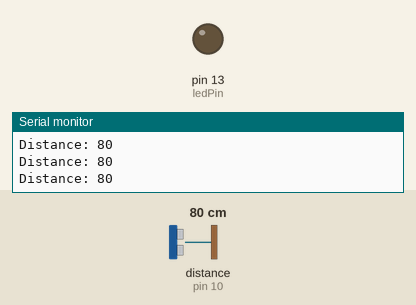
Bench run of a sketch on a simulated Arduino Uno, built with avr-gcc and run on an emulated ATmega328P. Shown: output pins drawn as LEDs (lit = HIGH), the last lines printed to the serial monitor. Wiring (inferred from the names in the program): ultrasonic range finder: trigger pin 9; echo pin 10. Inputs (shaded band) come from the test bench; at power-on: distance to the obstacle (sensor on pin 10) 80 cm. The echo pulse lasts 58.3 µs per cm; pins used as bus, display or sensor lines are not drawn.

Above: at 1.2 s.
1.3 s: distance to the obstacle (sensor on pin 10) set to 23 cm
2.8 s: distance to the obstacle (sensor on pin 10) set to 19 cm
At 4.0 s:
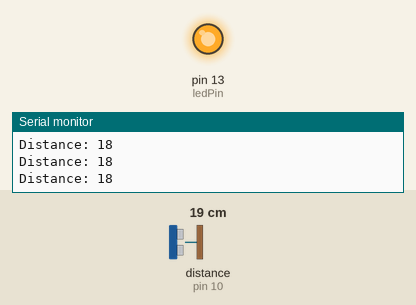
4.4 s: distance to the obstacle (sensor on pin 10) set to 35 cm
At 5.0 s:
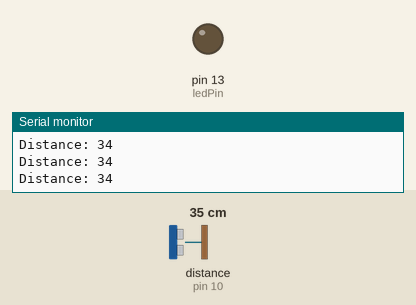
5.9 s: distance to the obstacle (sensor on pin 10) set to 9 cm
At 6.4 s:
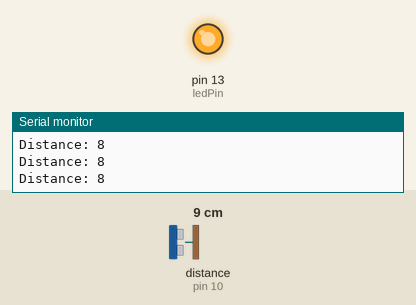
Timing chart, 0 to 8.4 s (numbered marks = the images above; inputs shaded):
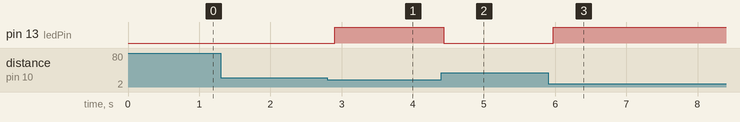

The sketch:

code.ino
```cpp
// Define the pins for the ultrasonic sensor
#define trigPin 9
#define echoPin 10

// Define the pin for the LED
#define ledPin 13

void setup() {
  // Set up the ultrasonic sensor pins
  pinMode(trigPin, OUTPUT);
  pinMode(echoPin, INPUT);

  // Set up the LED pin
  pinMode(ledPin, OUTPUT);

  // Start the serial communication
  Serial.begin(9600);
}

void loop() {
  // Send out a trigger signal
  digitalWrite(trigPin, LOW);
  delayMicroseconds(2);
  digitalWrite(trigPin, HIGH);
  delayMicroseconds(10);
  digitalWrite(trigPin, LOW);

  // Measure the time it takes for the echo to return
  long duration = pulseIn(echoPin, HIGH);

  // Convert the time to distance
  int distance = duration / 58;

  // Print the distance to the serial monitor
  Serial.print("Distance: ");
  Serial.println(distance);

  // Turn on the LED if the distance is less than 20cm
  if (distance < 20) {
    digitalWrite(ledPin, HIGH);
  } else {
    digitalWrite(ledPin, LOW);
  }

  // Wait for a moment before repeating
  delay(100);
}
```

Measured:
- the behaviour switches between 21 and 20 cm on distance to the obstacle (sensor on pin 10) (found by bisection; images 0 and 1)
- after the input at 2.8 s, pin 13 (ledPin): LOW → HIGH after 0.10 s
- after the input at 4.4 s, pin 13 (ledPin): HIGH → LOW at once
- after the input at 5.9 s, pin 13 (ledPin): LOW → HIGH after 0.07 s
